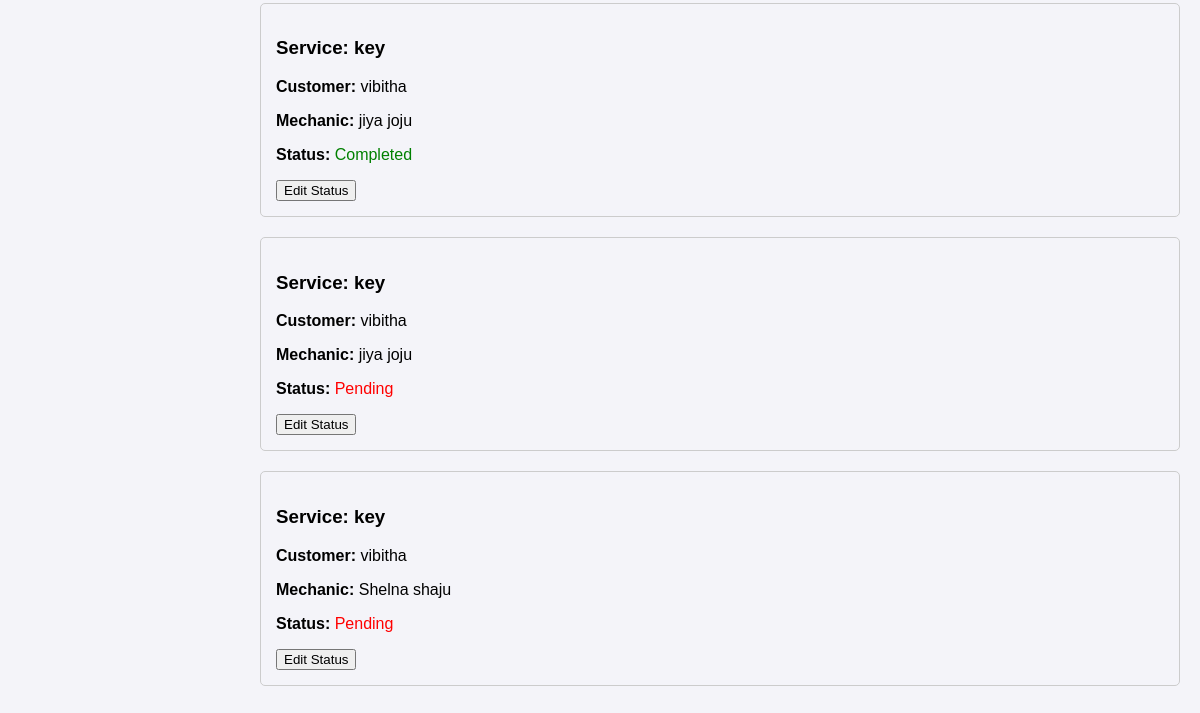
/view-tasks/ (lower part), run on an earlier commit of the app's database.
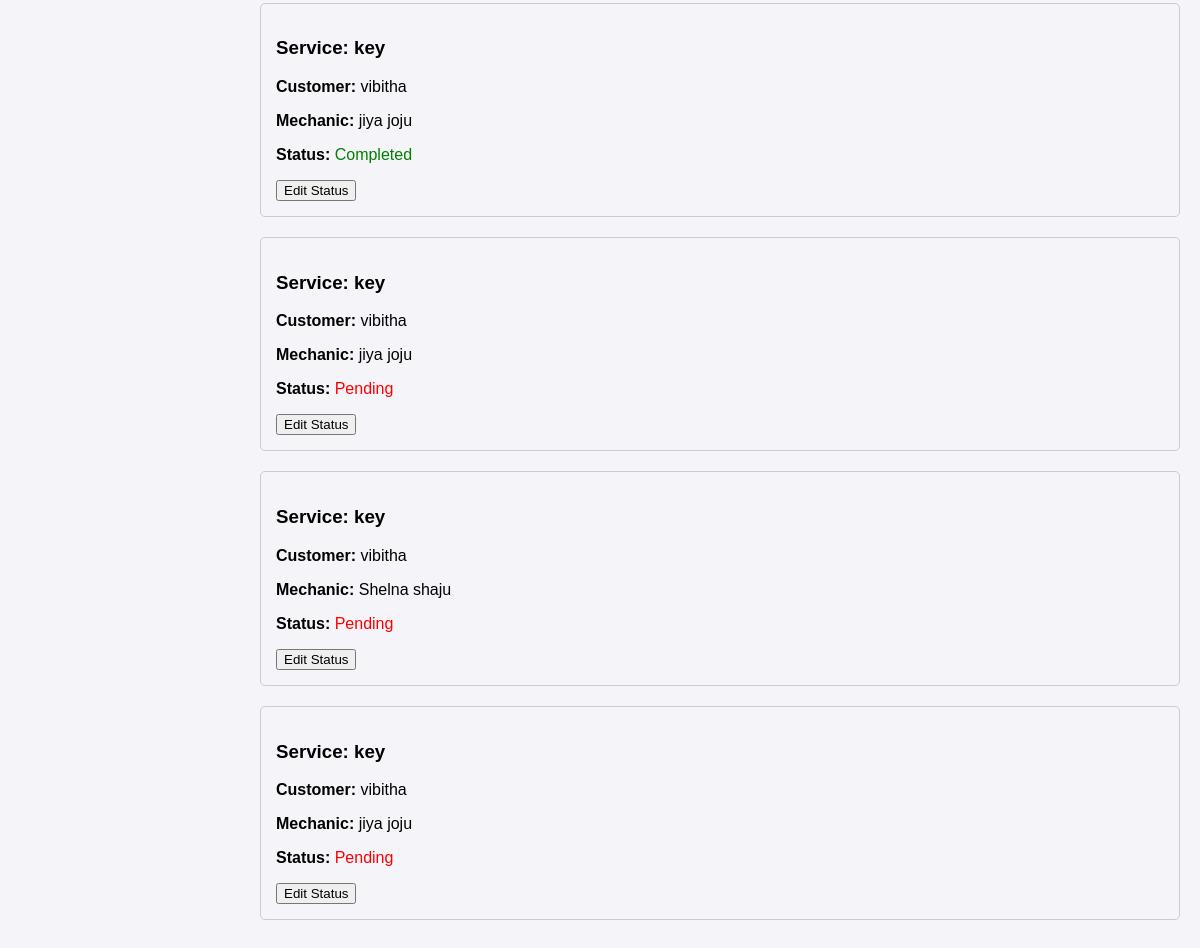
And on a later commit of the database.
### Home/models.py (models this page shows, shortened)
class TaskAssignment(models.Model):
    user = models.ForeignKey(User, on_delete=models.CASCADE)  # Customer
    service_request = models.ForeignKey('ServiceRequest', on_delete=models.CASCADE)
    mechanic = models.ForeignKey('MechanicProfile', on_delete=models.CASCADE)
    assigned_date = models.DateTimeField(auto_now_add=True)
    status_choices = [('Pending', 'Pending'), ('In Progress', 'In Progress'), ('Completed', 'Completed')]
    status = models.CharField(max_length=20, choices=status_choices, default='Pending')

class ServiceRequest(models.Model):
    user = models.ForeignKey(User, on_delete=models.CASCADE)  # Logged-in user
    service = models.ForeignKey(ServiceProvided, on_delete=models.CASCADE)
    name = models.CharField(max_length=255)
    email = models.EmailField()
    contact_number = models.CharField(max_length=15)
    location = models.CharField(max_length=255)
    state = models.CharField(max_length=100)
    city = models.CharField(max_length=100)
    vehicle_reg_number = models.CharField(max_length=15)

class ServiceProvided(models.Model):
    name = models.CharField(max_length=255)
    picture = models.ImageField(upload_to='services/')  # Main picture
    short_description = models.TextField()
    long_description = models.TextField()
    points_to_remember = models.TextField()
    additional_picture = models.ImageField(upload_to='services/', blank=True, null=True)  # Additional Picture

class MechanicProfile(models.Model):
    user = models.OneToOneField(User, on_delete=models.CASCADE)  # Links profile to User
    first_name = models.CharField(max_length=255)
    last_name = models.CharField(max_length=255)
    date_of_birth = models.DateField(null=True, blank=True)
    email = models.EmailField()#unique=True)
    gender_choices = [('Male', 'Male'), ('Female', 'Female'), ('Other', 'Other')]
    gender = models.CharField(max_length=10, choices=gender_choices)
    profile_picture = models.ImageField(upload_to='mechanic_profiles/', null=True, blank=True)
    contact_no = models.CharField(max_length=15, blank=True, null=True)
    aadhar_id = models.CharField(
        max_length=12,
        validators=[RegexValidator(regex=r'^\d{12}$', message="Aadhar number must be exactly 12 digits")],
    )
    alternate_contact = models.CharField(max_length=15, blank=True, null=True)
    experience = models.PositiveIntegerField(null=True, blank=True)
    address = models.TextField()
    state = models.CharField(max_length=255)
    city = models.CharField(max_length=255)
    district = models.CharField(max_length=255)
    specialization = models.ForeignKey('ServiceProvided', on_delete=models.SET_NULL, null=True)

### Home/views.py (the view)
# urls.py: path('view-tasks/', views.view_task_details, name='view_task_details'),  # ✅ View all assigned tasks
def view_task_details(request):
    tasks = TaskAssignment.objects.all()  # Fetch all assigned tasks
    return render(request, "view_tasks.html", {"tasks": tasks})

### templates/view_tasks.html (shortened to what this page needs)
{% extends 'base_admin.html' %}
{% block content %}
{% for task in tasks %}
<div style="border: 1px solid #ccc; padding: 15px; border-radius: 5px; margin-bottom: 20px;">
    <h3>Service: {{ task.service_request.service.name }}</h3>
    <p><strong>Customer:</strong> {{ task.user.username }}</p>
    <p><strong>Mechanic:</strong> {{ task.mechanic.first_name }} {{ task.mechanic.last_name }}</p>
    <p><strong>Status:</strong> <span style="color: {% if task.status == 'Completed' %}green{% elif task.status == 'In Progress' %}orange{% else %}red{% endif %};">
        {{ task.status }}</span>
    </p>
    <a href="{% url 'edit_task_status' task.id %}"><button>Edit Status</button></a>
</div>
{% endfor %}
{% endblock %}

What changed in the data, as far as the page shows it:
added TaskAssignment: service_request.service.name "key", user.username "vibitha", mechanic.first_name "jiya", mechanic.last_name "joju", status "Pending"
